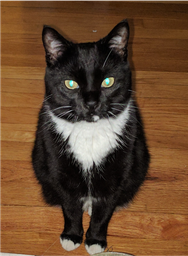
#> input picture P4/sampleImages/hide_image.png, 188 x 256 px, shrunk from 638 x 868 before the run
$ python detect_steg.py
#> lines starting #> are read from the running program, lines starting #| are printed output that depends on the picture
#> further down, img is the input picture: shape (256, 188, 4); mean R, G, B, A 102.2, 71.3, 45.6, 253.9
### P4/utils.py
import imageio as iio
import matplotlib.pyplot as plt
import numpy as np
from PIL import Image as im
import itertools as it

# [51 lines left out: functions read_px, read_BGR, read_if_alpha, getBitsFromSingleChannel, read_px, read_BGR, not called in this run]

def only_red(px):
    return [str(px[0]&1)]

def only_green(px):
    return [str(px[1]&1)]

def only_blue(px):
    return [str(px[2]&1)]

def get_2LSB(px):
    """Return second-least-significant-bit of each channel"""
    return [str((x>>1)&1) for x in px]

def get_21LSB(px):
    return [format(x&3, '02b') for x in px]


# [146 lines left out: functions get_bits2, getBitsFromSingleChannel, getBitsFromSingleChannel_better, getBitsFromSingleChannelReversed, get_bits, get_bits_ttb and 2 more, not called in this run]


def magnify_LSB(img):
    """Magnify the least significant bit in each pixel channel to be either 0 or
    255

    @param img: an imageio image
    @return: a PIL image whose pixel-channel values are the amplified values of
        the corresponding pixel-channels in the original"""
    # Initialize an array the size of the original image
    height, width, _ = img.shape
#> height = 256; width = 188
    array = np.zeros((height, width, 3), np.uint8)
    # For each row, column, channel, magnify the least significant bit
    for r in range(height):
        for c in range(width):
            for x in range(3):
                array[r, c, x] = 0 if (img[r, c, x] << 7) & 255 == 0 else 255
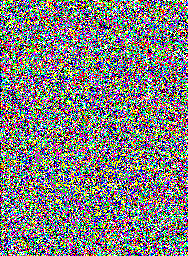
#> array: shape (256, 188, 3); mean R, G, B 127.6, 127.5, 126.3
    # Read the array as a PIL Image and return it
    magnified = im.fromarray(array, mode='RGB')
    return magnified


def get_LSB_histogram(img):
    """Show a histogram of the permutations of LSBs in a 2x2 square for each
    pixel across an image"""
    fig, ax = plt.subplots(1, 1)  # Get container for returning plot
    # 2 values for each LSB ^ 3 channels per pixel ^ 4 pixels per grid = 4096 permutations
    # Read string of LSBs as binary number 0 <= x < 4096
    vals = []
    height, width, _ = img.shape
#> height = 256; width = 188
    # For each row, column in the image (excluding bottom and right edges due to bounds)
    for r in range(height-1):
        for c in range(width-1):
            # Read the LSBs in the 2x2 grid
            val = ''
            for dy in [0, 1]:
                for dx in [0, 1]:
                    for x in range(3):
                        val += str(img[r+dy, c+dx, x] & 1)
            vals.append(int(val, 2))
#> after the loop, vals = 47685 items
    ax.hist(vals, bins=4096)
    return fig


# [16 lines left out: function save, not called in this run]

### P4/detect_steg.py
import sys

import imageio as iio
import matplotlib.pyplot as plt

import utils

if __name__ == "__main__":
    if len(sys.argv) > 1:
        target = sys.argv[1]
    else:
        target = 'sampleImages/hide_image.png'
    img = iio.imread(target)
    utils.magnify_LSB(img).show()
    utils.get_LSB_histogram(img)
    plt.show()
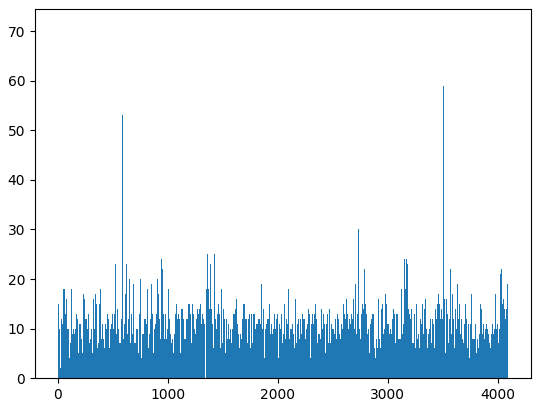
#> figure drawn by matplotlib, 1 panel; tallest bar 71 high, from x = 3509.1 to 3510.1

def grab_hist(target, savename):
    img = iio.imread(target)
    hist = utils.get_LSB_histogram(img)

    utils.save(hist, savename)

def grab_magnified(target, savename):
    img = iio.imread(target)
    magnified = utils.magnify_LSB(img)

    utils.save(magnified, savename)
